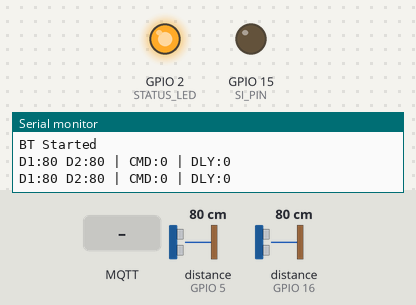
Simulated run of this program. Board: ESP32. Shown: output pins drawn as LEDs (lit = HIGH), the last lines printed to the serial monitor. Wiring (inferred from the names in the program): 2 × ultrasonic range finder: trigger GPIO 4, echo GPIO 5 / trigger GPIO 17, echo GPIO 16. The test bench sets the inputs (shaded band); at power-on: distance to the obstacle (sensors on GPIO 5, GPIO 16) 80 cm. The echo pulse lasts 58.3 µs per cm; WiFi joins after 1.5 s; servers stay silent unless stated; random numbers use the default seed unless the program sets one; no MQTT or app messages arrive unless stated; nothing arrives over Bluetooth unless stated; pins used as bus, display or sensor lines are not drawn.

Above: at 2.7 s.
2.8 s: MQTT message "5" arrives on the first subscribed topic
At 3.8 s:
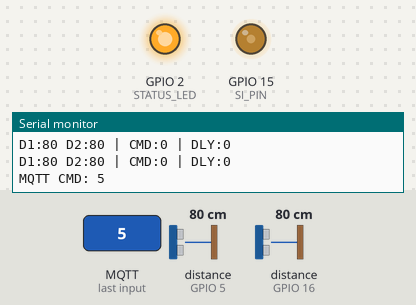
5.8 s: MQTT message "0" arrives on the first subscribed topic
8.8 s: MQTT message "90" arrives on the first subscribed topic
At 11.0 s:
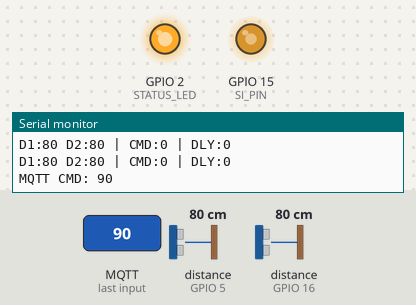
11.8 s: distance to the obstacle (sensor on GPIO 5) set to 120 cm
14.8 s: distance to the obstacle (sensor on GPIO 16) set to 2 cm
Timing chart, 0 to 18.8 s (numbered marks = the images above; inputs shaded):
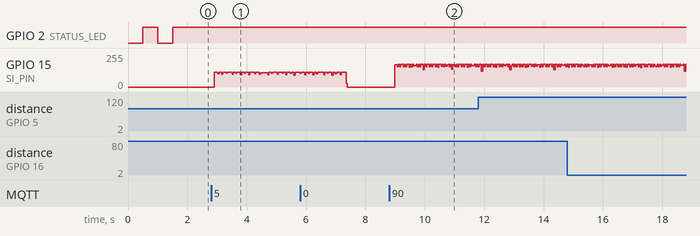

The program:

main.cpp
```cpp
#include <Arduino.h>
#include <WiFi.h>
#include <PubSubClient.h>
#include <BluetoothSerial.h>

// --- Configuration ---
const char *ssid = "Livebox7-1EF4";
const char *password = "gWL6vK3ztUNG";
const char *mqtt_server = "192.168.1.2";
const char *mqtt_topic_cmd = "home/car/command";
const char *mqtt_topic_s1 = "home/car/sensor1";
const char *mqtt_topic_s2 = "home/car/sensor2";

// --- Speed & Safety Configuration ---
const float DIST_SLOW_START = 200.0; // Distance to start slowing down (cm)
const float DIST_STOP = 30.0;        // Distance to stop completely (cm)
const int MAX_SPEED_DELAY = 2000;    // Max delay in ms (slower speed) when close to object
const int BRAKE_DURATION = 100;      // Time (ms) to reverse motors for active braking

// --- RX-2C Command Codes ---
#define CMD_FORWARD 10
#define CMD_BACKWARD 40

// --- Hardware Pins ---
#define SI_PIN 15
#define STATUS_LED 2
#define TRIG1 4
#define ECHO1 5
#define TRIG2 17
#define ECHO2 16

// --- Global Variables ---
volatile int current_cmd = 0;
volatile bool forward_blocked = false;
volatile bool backward_blocked = false;

// Flags for Braking Logic
bool has_braked_forward = false;
bool has_braked_backward = false;
volatile bool emergency_override = false; // New flag to wake up Signal Task immediately

// Variable to control speed (PWM simulation via delay)
volatile int current_speed_delay = 0;

// History for Filtering
float last_valid_dist1 = 400.0;
float last_valid_dist2 = 400.0;

WiFiClient espClient;
PubSubClient client(espClient);
BluetoothSerial SerialBT;
portMUX_TYPE timerMux = portMUX_INITIALIZER_UNLOCKED;

// --- Helper: Dual Print ---
void debugPrintln(String msg)
{
  Serial.println(msg);
  if (SerialBT.hasClient())
  {
    SerialBT.println(msg);
  }
}

// --- MQTT Callback ---
void callback(char *topic, byte *payload, unsigned int length)
{
  char message[16];
  if (length < 15)
  {
    memcpy(message, payload, length);
    message[length] = '\0';
    current_cmd = atoi(message);
    debugPrintln("MQTT CMD: " + String(current_cmd));

    // Reset brake flags on manual stop
    if (current_cmd == 0)
    {
      has_braked_forward = false;
      has_braked_backward = false;
      emergency_override = false;
    }
  }
}

// --- Distance Calculation (Single Shot) ---
float getRawDistance(int trig, int echo)
{
  digitalWrite(trig, LOW);
  delayMicroseconds(2);
  digitalWrite(trig, HIGH);
  delayMicroseconds(10);
  digitalWrite(trig, LOW);

  // 12000 micros is approx 200cm.
  long duration = pulseIn(echo, HIGH, 12000);

  if (duration == 0)
    return 400.0;
  return (duration * 0.0343) / 2;
}

// --- Distance Calculation (Improved Logic) ---
float getFilteredDistance(int trig, int echo, float &last_valid)
{
  int valid_count = 0;
  float sum_valid = 0;

  for (int i = 0; i < 5; i++)
  {
    float val = getRawDistance(trig, echo);
    if (val < 390.0)
    {
      sum_valid += val;
      valid_count++;
    }
    vTaskDelay(pdMS_TO_TICKS(5));
  }

  float result;
  if (valid_count > 0)
  {
    result = sum_valid / valid_count;
  }
  else
  {
    result = 400.0;
  }

  // Anti-Teleportation
  if (result >= 390.0 && last_valid < 150.0)
  {
    return last_valid;
  }

  last_valid = result;
  return result;
}

// --- Helper: Calculate Speed Delay ---
int calculateSpeedDelay(float distance)
{
  if (distance >= DIST_SLOW_START)
    return 0;
  else if (distance <= DIST_STOP)
    return -1;
  else
  {
    float range = DIST_SLOW_START - DIST_STOP;
    float position = distance - DIST_STOP;
    float factor = position / range;
    return (int)((1.0 - factor) * MAX_SPEED_DELAY);
  }
}

// --- CORE 1: Precision Control (Signal Generator) ---
void signalTask(void *pvParameters)
{
  pinMode(SI_PIN, OUTPUT);
  digitalWrite(SI_PIN, LOW);

  for (;;)
  {
    bool allow_move = true;

    // Standard Safety Check (ignored if emergency override is active)
    if (!emergency_override)
    {
      if (current_cmd == CMD_FORWARD && forward_blocked)
        allow_move = false;
      else if (current_cmd == CMD_BACKWARD && backward_blocked)
        allow_move = false;
    }

    if (current_cmd > 0 && allow_move)
    {
      int cmd_to_send = current_cmd;

      // Critical Timing Section
      portENTER_CRITICAL(&timerMux);
      for (int burst = 0; burst < 5; burst++)
      {
        for (int i = 0; i < 4; i++)
        { // Preamble
          digitalWrite(SI_PIN, LOW);
          ets_delay_us(1440);
          digitalWrite(SI_PIN, HIGH);
          ets_delay_us(680);
        }
        for (int i = 0; i < cmd_to_send; i++)
        { // Data
          digitalWrite(SI_PIN, LOW);
          ets_delay_us(320);
          digitalWrite(SI_PIN, HIGH);
          if (i < (cmd_to_send - 1))
            ets_delay_us(660);
          else
            ets_delay_us(460);
        }
        digitalWrite(SI_PIN, LOW);
        ets_delay_us(100);
      }
      portEXIT_CRITICAL(&timerMux);

      // --- IMPROVED DELAY LOGIC ---
      // Instead of one long sleep, sleep in small 10ms chunks.
      // If emergency_override triggers, we break immediately to handle the Stop/Reverse.
      if (current_speed_delay > 0)
      {
        int remaining_time = current_speed_delay;
        while (remaining_time > 0)
        {
          if (emergency_override)
          {
            break; // Abort delay immediately!
          }
          vTaskDelay(pdMS_TO_TICKS(10));
          remaining_time -= 10;
        }
      }
      else
      {
        vTaskDelay(1); // Max speed
      }
    }
    else
    {
      digitalWrite(SI_PIN, LOW);
      vTaskDelay(pdMS_TO_TICKS(50));
    }
  }
}

// --- CORE 0: Network & Sensor ---
void sensorNetworkTask(void *pvParameters)
{
  pinMode(TRIG1, OUTPUT);
  pinMode(ECHO1, INPUT);
  pinMode(TRIG2, OUTPUT);
  pinMode(ECHO2, INPUT);

  client.setServer(mqtt_server, 1883);
  client.setCallback(callback);
  unsigned long last_publish = 0;

  for (;;)
  {
    if (WiFi.status() == WL_CONNECTED && !client.connected())
    {
      String cid = "ESP32_Car_" + String(random(0xffff), HEX);
      if (client.connect(cid.c_str()))
        client.subscribe(mqtt_topic_cmd);
    }
    client.loop();

    // --- MEASUREMENT CYCLE ---

    // 1. Measure Sensor 1 (Forward)
    float d1 = getFilteredDistance(TRIG1, ECHO1, last_valid_dist1);

    // --- FAST REACTION LOGIC (Forward) ---
    // If moving forward and too close, BRAKE IMMEDIATELY.
    // Do not wait for Sensor 2 or cross-talk delay.
    if (d1 <= DIST_STOP && current_cmd == CMD_FORWARD && !has_braked_forward)
    {
      debugPrintln(">>> PANIC STOP: FORWARD -> REVERSE");

      emergency_override = true;  // 1. Wake up signal task
      current_speed_delay = 0;    // 2. Max Power
      current_cmd = CMD_BACKWARD; // 3. Reverse

      vTaskDelay(pdMS_TO_TICKS(BRAKE_DURATION)); // Hold reverse

      current_cmd = 0;            // 4. Stop
      emergency_override = false; // 5. Resume normal safety checks

      has_braked_forward = true;
      forward_blocked = true;
      continue; // Restart loop, skip Sensor 2 for now
    }

    // Normal operation: Update blocking status
    forward_blocked = (d1 <= DIST_STOP);
    if (!forward_blocked)
      has_braked_forward = false;

    // Cross-talk delay (Only if we didn't panic brake)
    vTaskDelay(pdMS_TO_TICKS(40));

    // 2. Measure Sensor 2 (Backward)
    float d2 = getFilteredDistance(TRIG2, ECHO2, last_valid_dist2);

    // --- FAST REACTION LOGIC (Backward) ---
    if (d2 <= DIST_STOP && current_cmd == CMD_BACKWARD && !has_braked_backward)
    {
      debugPrintln("<<< PANIC STOP: BACKWARD -> FORWARD");

      emergency_override = true;
      current_speed_delay = 0;
      current_cmd = CMD_FORWARD;

      vTaskDelay(pdMS_TO_TICKS(BRAKE_DURATION));

      current_cmd = 0;
      emergency_override = false;

      has_braked_backward = true;
      backward_blocked = true;
      continue;
    }

    backward_blocked = (d2 <= DIST_STOP);
    if (!backward_blocked)
      has_braked_backward = false;

    // --- SPEED CONTROL CALCULATION ---
    if (!forward_blocked && !backward_blocked && !emergency_override)
    {
      int calculated_delay = 0;
      if (current_cmd == CMD_FORWARD)
      {
        calculated_delay = calculateSpeedDelay(d1);
      }
      else if (current_cmd == CMD_BACKWARD)
      {
        calculated_delay = calculateSpeedDelay(d2);
      }
      current_speed_delay = calculated_delay;
    }

    // Publish logic
    if (millis() - last_publish > 500)
    {
      last_publish = millis();
      String logData = "D1:" + String(d1, 0) + " D2:" + String(d2, 0) + " | CMD:" + String(current_cmd) + " | DLY:" + String(current_speed_delay);
      debugPrintln(logData);

      char s1_str[8], s2_str[8];
      dtostrf(d1, 1, 1, s1_str);
      dtostrf(d2, 1, 1, s2_str);
      client.publish(mqtt_topic_s1, s1_str);
      client.publish(mqtt_topic_s2, s2_str);
    }

    vTaskDelay(pdMS_TO_TICKS(20));
  }
}

void setup()
{
  Serial.begin(115200);
  SerialBT.begin("ESP32_Car_Debug");
  Serial.println("BT Started");

  pinMode(STATUS_LED, OUTPUT);
  WiFi.begin(ssid, password);
  while (WiFi.status() != WL_CONNECTED)
  {
    delay(500);
    digitalWrite(STATUS_LED, !digitalRead(STATUS_LED));
  }
  digitalWrite(STATUS_LED, HIGH);

  xTaskCreatePinnedToCore(sensorNetworkTask, "SensNet", 8192, NULL, 5, NULL, 0);
  xTaskCreatePinnedToCore(signalTask, "Signal", 4096, NULL, 4, NULL, 1);
}

void loop()
{
  vTaskDelay(pdMS_TO_TICKS(1000));
}
```
